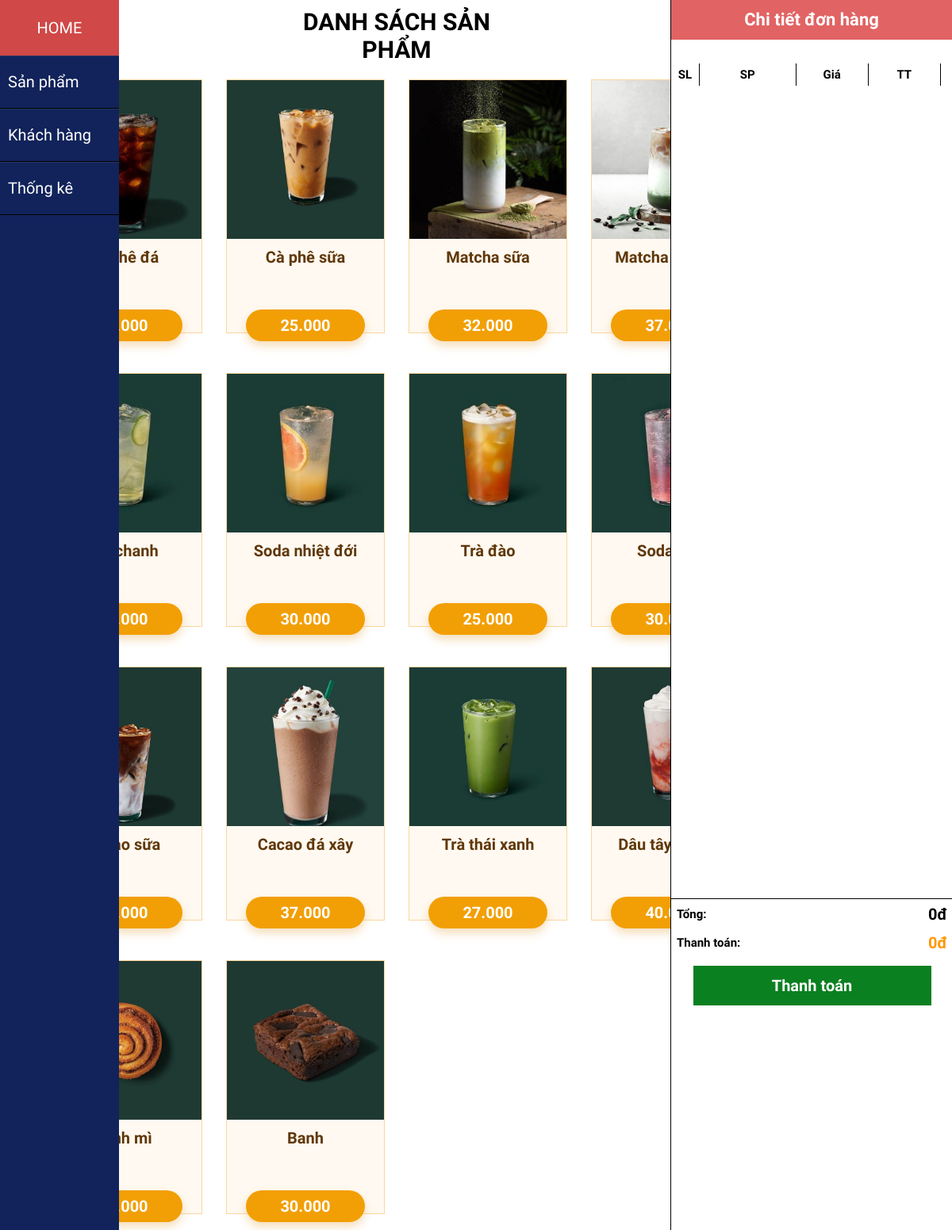
The page / on the database its author committed.
### tables this page shows
CREATE TABLE `sanpham` (
  `ma_sp` int(11) NOT NULL,
  `ten_sp` varchar(255) NOT NULL,
  `gia` decimal(10,2) NOT NULL,
  `donvitinh` varchar(10) NOT NULL,
  `hinhanh_sp` varchar(100) NOT NULL
);

### model/item.php (called while the page is built, shortened)
<?php
    function getproducts(){
        $conn = connectdb();
        $sql = "SELECT * FROM sanpham ORDER BY ma_sp ASC";
        $stmt = $conn->prepare($sql);
        $stmt->execute();
        $list = $stmt->fetchAll();
        return $list;
    }
?>

### view/home.php (the view, shortened to what this page needs)
<?php
    require_once "model/item.php";
    $newproduct=getproducts();
?>
<section class="product">
    <div class="heading">
        <div class="heading_content">
            <h2>Danh sách sản phẩm</h2></div>
    </div>
    <div class="product_container">
        <div class="list_products_container">
            <?php
                $kq = "";
                foreach ($newproduct as $item) {
                    extract($item);
                    $kq.=
                        '<a class="item">
                            <div class="sanpham_img">
                                <img src="/images/products/'.$hinhanh_sp.'" alt="Sản phẩm">
                            </div>
                            <div class="sanpham_ten"><h2>'.$ten_sp.'</h2></div>
                            <form id="addtoCartForm" action="index.php?act=add_order" method="post">
                                <input type="hidden" name="id" value="'.$ma_sp.'">
                                <input type="hidden" name="name" value="'.$ten_sp.'">
                                <input type="hidden" name="price" value="'.$gia.'">
                                <div class="btn_order">
                                    <input class="btn_order" type="submit" name="addtoCart" value="'.number_format($gia, 0, '.', '.').'">
                                </div>
                            </form>
                        </a>';
                }
                echo $kq;
            ?>
        </div>
    </div>
</section>
<div class="order_list">
    <header><h1>Chi tiết đơn hàng</h1></header>
    <div class="order_detail">
        <table class="list_order">
            <tr>
                <td style="width: 3%;">SL</td>
                <td style="width: 20%;">SP</td>
                <td style="width: 15%;">Giá</td>
                <td style="width: 15%;">TT</td>
                <td style="width: 2%;"></td>
            </tr>
            <?php
                $tongtien=0;
                echo '</table>';
                echo
                   '<div class="footer">
                        <table class="footer_detail">
                            <tr>
                                <td style="width: 150px">Tổng:</td>
                                <td style="text-align: right; ">'.number_format($tongtien, 0, '.', '.').'đ</td>
                            </tr>
                            <tr>
                                <td style="width: 150px">Thanh toán:</td>
                                <td style="text-align: right; ">'.number_format($tongtien, 0, '.', '.').'đ</td>
                            </tr>
                        </table>
                        <div class="thanhtoan">
                                <a href="index.php?act=order_detail">Thanh toán</a>
                        </div>
                    </div>';
            ?>
    </div>
</div>

### rows shown on the page
sanpham: hinhanh_sp (picture), ten_sp "Cà phê đá", addtoCart "30.000"
sanpham: hinhanh_sp (picture), ten_sp "Cà phê sữa", addtoCart "25.000"
sanpham: hinhanh_sp (picture), ten_sp "Matcha sữa", addtoCart "32.000"
sanpham: ten_sp "Matcha…"
sanpham: hinhanh_sp (picture), ten_sp "Trà chanh", addtoCart "25.000"
sanpham: hinhanh_sp (picture), ten_sp "Soda nhiệt đới", addtoCart "30.000"
sanpham: hinhanh_sp (picture), ten_sp "Trà đào", addtoCart "25.000"
sanpham: ten_sp "Soda…"
sanpham: hinhanh_sp (picture), ten_sp "Cacao sữa", addtoCart "30.000"
sanpham: hinhanh_sp (picture), ten_sp "Cacao đá xây", addtoCart "37.000"
sanpham: hinhanh_sp (picture), ten_sp "Trà thái xanh", addtoCart "27.000"
sanpham: ten_sp "Dâu tây…"
sanpham: hinhanh_sp (picture), ten_sp "Bánh mì", addtoCart "17.000"
sanpham: hinhanh_sp (picture), ten_sp "Banh", addtoCart "30.000"

### other values the page prints
$tongtien "0"
